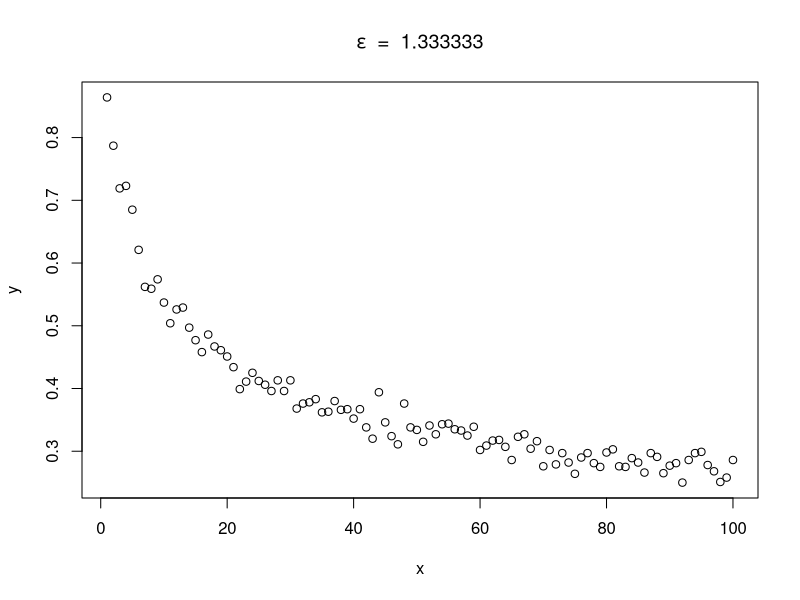

Source code (R):
############
# Partie 3 #
############

# q3.2

q3 <- function(n, e) {
  m = 1000
  p = 0.1789
  l = numeric(m)
  for (i in 1:m)
  {
    l[i] = sum(rgeom(n, p))
  }
  c = 0
  for (i in 1:m)
  {
    if ((abs(l[i] / n - 1 / p) >= e))
    {
      c = c + 1
    }
  }
  return (c/m)
}

x = seq(1, 100)
y = x
e = 1.333333
for (i in seq(1, 100))
{
  y[i] = q3(x[i], e)
}
plot(x, y)
title(main = expression(epsilon ~ " = " ~ 1.333333))

# q3.3
